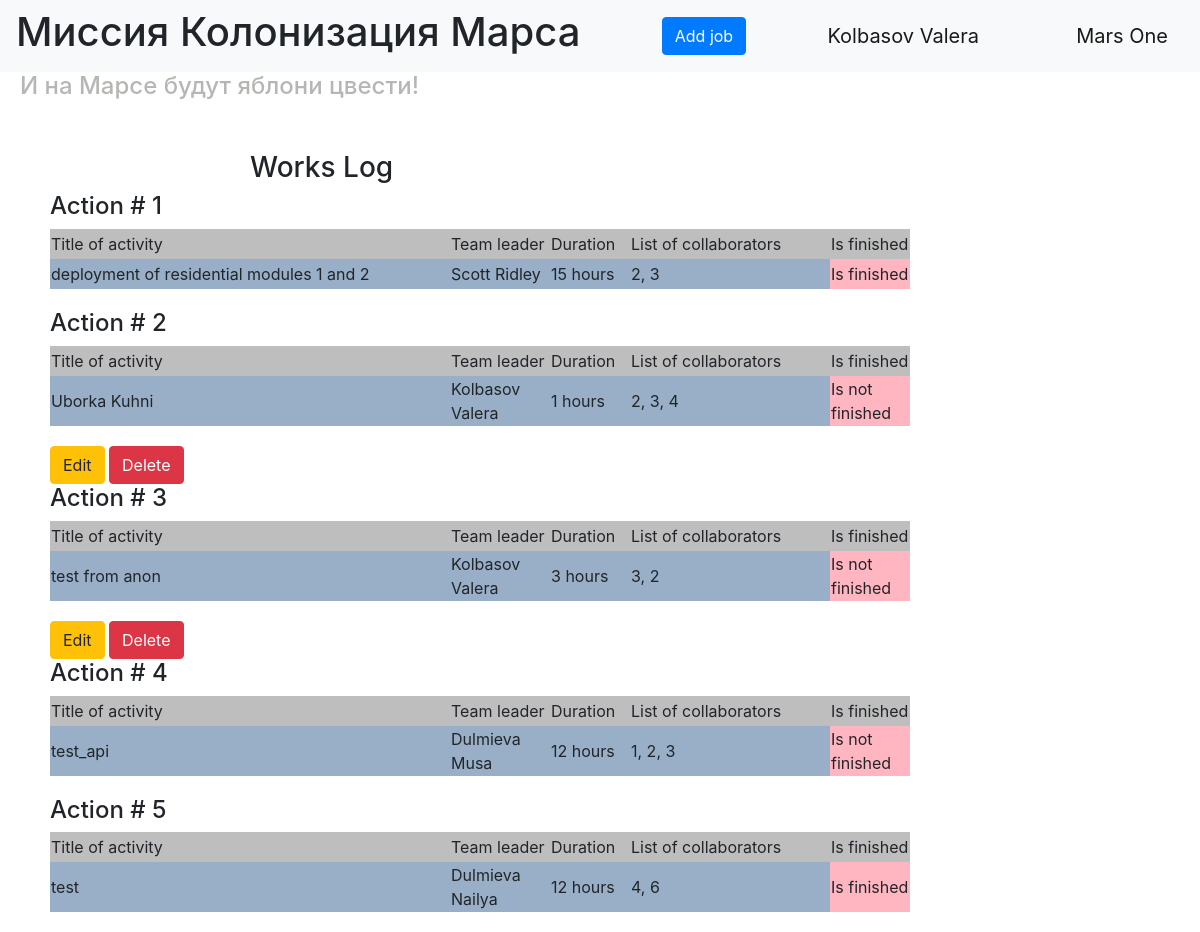
/ (signed in), run on the app's committed database.
### data/new_user.py (models this page shows, shortened)
class User(SqlAlchemyBase, UserMixin):
    __tablename__ = 'users'
    id = sqlalchemy.Column(sqlalchemy.Integer,
                           primary_key=True, autoincrement=True)
    surname = sqlalchemy.Column(sqlalchemy.String, nullable=True)
    name = sqlalchemy.Column(sqlalchemy.String, nullable=True)
    age = sqlalchemy.Column(sqlalchemy.Integer, nullable=True)
    position = sqlalchemy.Column(sqlalchemy.String, nullable=True)
    speciality = sqlalchemy.Column(sqlalchemy.String, nullable=True)
    address = sqlalchemy.Column(sqlalchemy.String, nullable=True)
    email = sqlalchemy.Column(sqlalchemy.String, unique=True, nullable=True)
    hashed_password = sqlalchemy.Column(sqlalchemy.String, nullable=True)
    modified_date = sqlalchemy.Column(sqlalchemy.DateTime)

### data/jobs.py (models this page shows)
class Jobs(SqlAlchemyBase, SerializerMixin):
    __tablename__ = 'jobs'
    id = sqlalchemy.Column(sqlalchemy.Integer,
                           primary_key=True, autoincrement=True)
    team_leader = sqlalchemy.Column(sqlalchemy.Integer,
                                    sqlalchemy.ForeignKey("users.id"))
    job = sqlalchemy.Column(sqlalchemy.String, nullable=True)
    work_size = sqlalchemy.Column(sqlalchemy.Integer, nullable=True)
    collaborators = sqlalchemy.Column(sqlalchemy.String, nullable=True)
    start_date = sqlalchemy.Column(sqlalchemy.DateTime, default=datetime.datetime.now)
    end_date = sqlalchemy.Column(sqlalchemy.DateTime)
    is_finished = sqlalchemy.Column(sqlalchemy.Boolean, default=True)

### main_old.py (the view)
@app.route("/")
def index():
    jobs = []
    for job in db_sess.query(Jobs).all():
        user = db_sess.query(User).filter(User.id == job.team_leader).first()
        name = user.surname + ' ' + user.name
        jobs.append((job.job, name, f'{job.work_size} hours', job.collaborators,
                     'Is finished' if job.is_finished else 'Is not finished',
                     current_user.is_authenticated and (job.team_leader == current_user.id or current_user.id == 1),
                     job.id))
    return render_template("index.html", style=url_for('static', filename='css/style.css'), jobs=jobs)

### data/db_session.py (called while the page is built)
def create_session() -> Session:
    global __factory
    return __factory()

### main_old.py (called while the page is built)
@login_manager.user_loader
def load_user(user_id):
    db_sess = db_session.create_session()
    return db_sess.query(User).get(user_id)

### templates/index.html
{% extends "base.html" %}
{% block content %}
<div class="main_content">
    <h3 class="works_log">Works Log</h3>
    {% for job in jobs %}
        <h4>Action # {{loop.index}}</h4>
        <table class="job_table">
            <tr class="cap">
                <td width="400px" height="20px">Title of activity</td>
                <td width="100px" height="20px">Team leader</td>
                <td width="80px" height="20px">Duration</td>
                <td width="200px" height="20px">List of collaborators</td>
                <td width="80px" height="30px">Is finished</td>
            </tr>
            <tr class="info">
                <td width="400px" height="20px">{{job[0]}}</td>
                <td width="100px" height="20px">{{job[1]}}</td>
                <td width="80px" height="20px">{{job[2]}}</td>
                <td width="200px" height="20px">{{job[3]}}</td>
                <td width="80px" height="30px" class="is_finished_info">{{job[4]}}</td>
            </tr>
        </table>
        {% if job[5] %}
            <div>
                <a href="/editjob/{{ job[6] }}" class="btn btn-warning">
                    Edit
                </a>
                <a href="/deletejob/{{ job[6] }}" class="btn btn-danger">
                    Delete
                </a>
            </div>
        {% endif %}
    {% endfor %}
</div>
{% endblock %}
{% block style_block %}
<link href={{style}} rel="stylesheet" type="text/css">
{% endblock %}

### templates/base.html (shortened to what this page needs)
<!doctype html>
<html lang="en">
<head>
    <link rel="stylesheet"
          href="https://stackpath.bootstrapcdn.com/bootstrap/4.4.1/css/bootstrap.min.css"
>
    {% block style_block %}{% endblock %}
</head>
<body>
    <nav class="navbar navbar-light bg-light">
        <H1>Миссия Колонизация Марса</H1>
        {% if current_user.is_authenticated %}
            <p>
                <a class="btn btn-primary " href="/addjob">Add job</a>
            </p>
            <a class="navbar-brand" href="/logout">{{ current_user.surname }} {{ current_user.name }}</a>
        {% else %}
            <p>
                <a class="btn btn-primary " href="/register">Зарегистрироваться</a>
                <a class="btn btn-success" href="/login">Войти</a>
            </p>
        {% endif %}
        <a class="navbar-brand" href="/">Mars One</a>
    </nav>
    <H4 class="apple">И на Марсе будут яблони цвести!</H4>
    {% block content %}{% endblock %}
</body>
</html>

### static/css/style.css (style rules this page uses)
.works_log { margin-left: 200px; }
.main_content { margin-left: 50px; margin-top: 50px; }
.cap { background-color: #BEBEBE; }
.apple { margin-left: 20px; color: #B6B6B4; }
.info { background-color: #98AFC7; }
.is_finished_info { background-color: #ffb6c1; }
.job_table { margin-bottom: 20px; }
p { margin-bottom: 1px; }

### data on the page
User: surname "Kolbasov", name "Valera"
Jobs: job "deployment of residential modules 1 and 2", job "Scott Ridley", job "15 hours", collaborators "2, 3", job "Is finished"
Jobs: job "Uborka Kuhni", job "Kolbasov Valera", job "1 hours", collaborators "2, 3, 4", job "Is not finished"
Jobs: job "test from anon", job "Kolbasov Valera", job "3 hours", collaborators "3, 2", job "Is not finished"
Jobs: job "test_api", job "Dulmieva Musa", job "12 hours", collaborators "1, 2, 3", job "Is not finished"
Jobs: job "test", job "Dulmieva Nailya", job "12 hours", collaborators "4, 6", job "Is finished"
